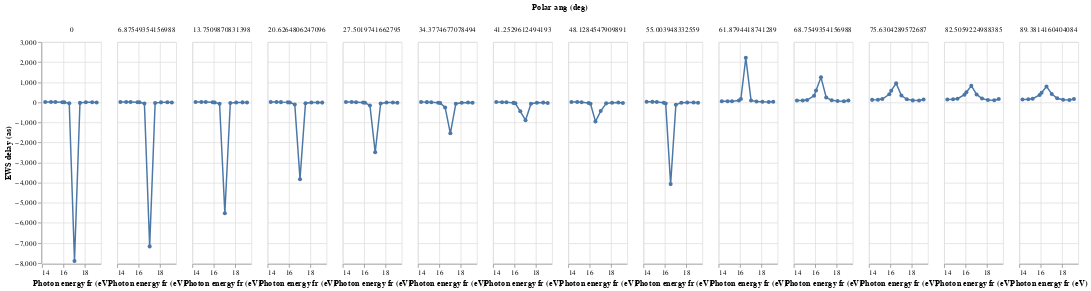

Notebook cell for this chart:
### Code cell
roi = data["Polar ang (deg)"].unique()[::12]
df = data[data["Polar ang (deg)"].isin(roi) & (data["Polar ang (deg)"] < 90)]
# df = data[(89.5 < data["Polar ang (deg)"]) & (data["Polar ang (deg)"] < 90)]
(
    alt
    .Chart(df)
    .mark_line(point=True)
    .encode(
        x="Photon energy fr (eV):Q",
        y="EWS delay (as):Q",
        column="Polar ang (deg):N",
        )
    .properties(width=80)
    .interactive(bind_x=False)
)

### Figure 1 — Vega-Lite specification as saved in the notebook (floating-point values rounded to 4 significant figures; data arrays with more than 128 entries replaced by an {"elided": "..."} marker saying what was removed)
{"$schema": "https://vega.github.io/schema/vega-lite/v2.6.0.json", "config": {"view": {"height": 300, "width": 400}}, "data": {"name": "data-7bbd071f42302ae0a140b04e7f475d0a"}, "datasets": {"data-7bbd071f42302ae0a140b04e7f475d0a": {"elided": "154 records"}}, "encoding": {"column": {"field": "Polar ang (deg)", "type": "nominal"}, "x": {"field": "Photon energy fr (eV)", "type": "quantitative"}, "y": {"field": "EWS delay (as)", "type": "quantitative"}}, "mark": {"point": true, "type": "line"}, "selection": {"selector007": {"bind": "scales", "encodings": ["y"], "mark": {"fill": "#333", "fillOpacity": 0.125, "stroke": "white"}, "on": "[mousedown, window:mouseup] > window:mousemove!", "resolve": "global", "translate": "[mousedown, window:mouseup] > window:mousemove!", "type": "interval", "zoom": "wheel!"}}, "width": 80}
